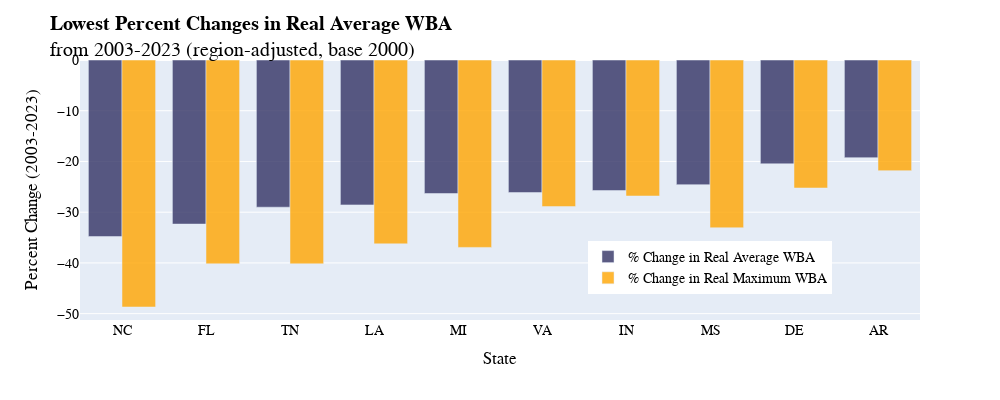

Notebook code cell kept with this figure:
### Code cell
fig1 = px.bar(percent_changes.sort_values(by='% Change in Real Average WBA').iloc[range(10),:], 
             x='State', 
             y=['% Change in Real Average WBA', '% Change in Real Maximum WBA'], 
             color_discrete_sequence=['rgba(50,50,100,0.8)', 'rgba(255, 165, 0,0.8)'])
fig1.update_traces(showlegend=True)
fig1.update_layout(
    title_text="<b>Lowest Percent Changes in Real Average WBA</b> <br>from 2003-2023 (region-adjusted, base 2000)",
    width= 1000,
    height=400,
    barmode='group',
                   xaxis_title="State", yaxis_title="Percent Change (2003-2023)",
                   font=dict(
                        family="Cambria",  
                        size=14,         
                        color="black",
                    ),
                   legend=dict(
                        title="",
                        orientation="v",     
                        x=0.75,
                        xanchor="center",
                        y=0.1
                    )
                  )
fig1.update_traces(width=0.4) 
fig1.show()

### Figure 1 — Plotly figure (JSON) as saved in the notebook; plotly's stock layout.template omitted (floating-point values rounded to 4 significant figures)
{"data": [{"alignmentgroup": "True", "hovertemplate": "variable=% Change in Real Average WBA<br>State=%{x}<br>value=%{y}<extra></extra>", "legendgroup": "% Change in Real Average WBA", "marker": {"color": "rgba(50,50,100,0.8)", "pattern": {"shape": ""}}, "name": "% Change in Real Average WBA", "offsetgroup": "% Change in Real Average WBA", "orientation": "v", "showlegend": true, "textposition": "auto", "type": "bar", "width": 0.4, "x": ["NC", "FL", "TN", "LA", "MI", "VA", "IN", "MS", "DE", "AR"], "xaxis": "x", "y": [-34.8, -32.34, -29.01, -28.56, -26.32, -26.13, -25.74, -24.58, -20.46, -19.25], "yaxis": "y"}, {"alignmentgroup": "True", "hovertemplate": "variable=% Change in Real Maximum WBA<br>State=%{x}<br>value=%{y}<extra></extra>", "legendgroup": "% Change in Real Maximum WBA", "marker": {"color": "rgba(255, 165, 0,0.8)", "pattern": {"shape": ""}}, "name": "% Change in Real Maximum WBA", "offsetgroup": "% Change in Real Maximum WBA", "orientation": "v", "showlegend": true, "textposition": "auto", "type": "bar", "width": 0.4, "x": ["NC", "FL", "TN", "LA", "MI", "VA", "IN", "MS", "DE", "AR"], "xaxis": "x", "y": [-48.69, -40.18, -40.18, -36.24, -36.94, -28.9, -26.81, -33.07, -25.23, -21.81], "yaxis": "y"}], "layout": {"barmode": "group", "font": {"color": "black", "family": "Cambria", "size": 14}, "height": 400, "legend": {"orientation": "v", "title": {"text": ""}, "tracegroupgap": 0, "x": 0.75, "xanchor": "center", "y": 0.1}, "margin": {"t": 60}, "title": {"text": "<b>Lowest Percent Changes in Real Average WBA</b> <br>from 2003-2023 (region-adjusted, base 2000)"}, "width": 1000, "xaxis": {"anchor": "y", "autorange": true, "domain": [0, 1], "range": [-0.5, 9.5], "title": {"text": "State"}, "type": "category"}, "yaxis": {"anchor": "x", "autorange": true, "domain": [0, 1], "range": [-51.25, 0], "title": {"text": "Percent Change (2003-2023)"}, "type": "linear"}}}
